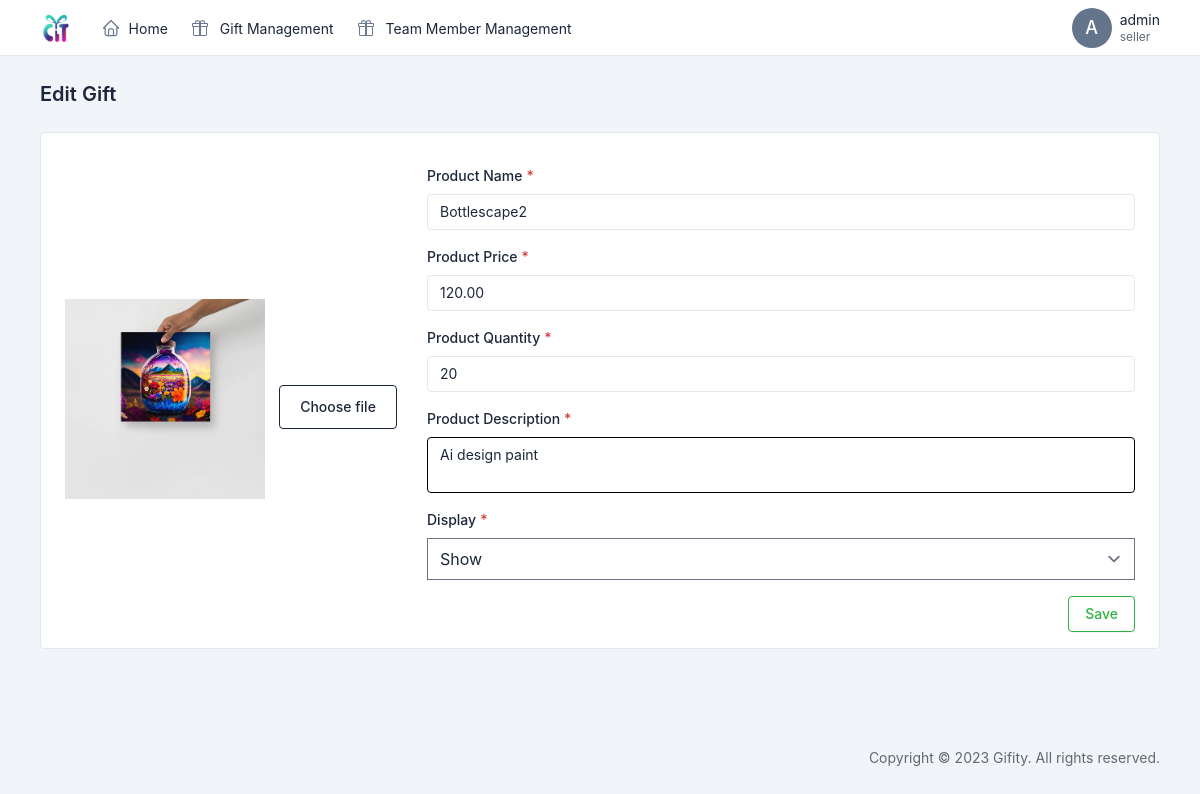
Screenshot of /edit-product.php?id=3 (signed in) with the database file from the repository.
### tables this page shows
CREATE TABLE `products` (
  `id` int(11) NOT NULL,
  `seller_id` int(11) NOT NULL,
  `name` varchar(255) NOT NULL,
  `description` text DEFAULT NULL,
  `price` decimal(10,2) NOT NULL,
  `quantity` int(11) NOT NULL DEFAULT 0,
  `image_url` varchar(255) DEFAULT NULL,
  `status` enum('show', 'hide', 'deleted') NOT NULL DEFAULT 'show'
);

### classes/product.class.php (called while the page is built, shortened)
<?php
class Product
{
    private $conn;
    private $table = "products";
    public function __construct($conn)
    {
        $this->conn = $conn;
    }
    public function select_one($id)
    {
        return $this->query("SELECT * FROM {$this->table} WHERE id = ? AND status != 'deleted'", "i", [$id]);
    }
    private function query($query, $bind_types = "", $params = [], $return_affected_rows = false)
    {
        $stmt = $this->conn->prepare($query);
        if (!empty($bind_types) && !empty($params)) {
            $stmt->bind_param($bind_types, ...$params);
        }
        $stmt->execute();
        return $stmt->get_result();
    }
}
?>

### public/edit-product.php (the view, shortened to what this page needs)
<?php
include_once('../includes/header.inc.php');
include_once('../includes/navbar.inc.php');
include_once('../includes/page-wrapper-start.inc.php');
require_once('../classes/product.class.php');
if (isset($_GET['id']) && $_SESSION['role'] == 'seller') {
    $id = $_GET['id'];
    $product = new Product($conn);
    $product_result = $product->select_one($id);
    if ($product_result->num_rows > 0) {
        $product_data = $product_result->fetch_assoc();
    } else {
        header("Location: product.php");
        exit();
    }
} else {
    header("Location: product.php");
    exit();
}
$name = $product_data['name'];
$price = $product_data['price'];
$quantity = $product_data['quantity'];
$description = $product_data['description'];
$status = $product_data['status'];
?>
<div class="page-body" id="edit_product">
    <div class="container-xl">
        <form method="post" enctype="multipart/form-data">
            <div class="card">
                <div class="card-body">
                    <div class="row row-cards">
                        <div class="col-4 flex flex-wrap justify-center items-center">
                            <img id="preview" src="<?= htmlspecialchars($product_data['image_url']); ?>"
                                class="img-fiuld w-[200px] h-auto flex-1" />
                            <div class="d-flex justify-content-center mt-3 flex-1">
                                <div class="btn btn-outline-dark btn-rounded">
                                    <label class="form-label m-1" for="product-img">Choose file</label>
                                </div>
                            </div>
                        </div>
                        <div class="col-8">
                            <div class="mb-3">
                                <label class="form-label required">Product Name</label>
                                <input type="text" class="form-control required" name="product-name"
                                    placeholder="Product Name" value="<?= htmlspecialchars($name); ?>">
                            </div>
                            <div class="mb-3">
                                <label class="form-label required">Product Price</label>
                                <input type="text" class="form-control" name="product-price"
                                    placeholder="Product Price" value="<?= htmlspecialchars($price); ?>">
                            </div>
                            <div class="mb-3">
                                <label class="form-label required">Product Quantity</label>
                                <input type="number" class="form-control" name="product-quantity"
                                    placeholder="Product Quantity" min="0" step="1" value="<?= htmlspecialchars($quantity); ?>">
                            </div>
                            <div class="mb-3">
                                <label class="form-label required">Product Description</label>
                                <textarea class="form-control" data-bs-toggle="autosize" name="product-description"
                                    placeholder="Product Description"
                                    style="border: black 1px solid;"><?= htmlspecialchars($description); ?></textarea>
                            </div>
                            <div class="mb-3">
                                <label class="form-label required">Display</label>
                                <select class="form-control form-select" name="product-status">
                                    <option value="<?= htmlspecialchars("show"); ?>" <?php if ($status === 'show') {
                                        echo "selected";
                                    } ?>>
                                        Show</option>
                                </select>
                            </div>
                            <div class="d-flex justify-content-end">
                                <input type="submit" class="btn btn-outline-green" value="Save" />
                            </div>
                        </div>
                    </div>
                </div>
            </div>
        </form>
    </div>
</div>
<?php
include_once('../includes/page-wrapper-end.inc.php');
include_once('../includes/footer.inc.php');
?>

### rows the page displays
products: product-name "Bottlescape2", product-price "120.00", product-quantity "20", product-description "Ai design paint", product-status "Show"

### other values shown
$fistChar "A"
$_SESSION['user_name'] "admin"
$_SESSION['role'] "seller"
$page_title "Edit Gift"
